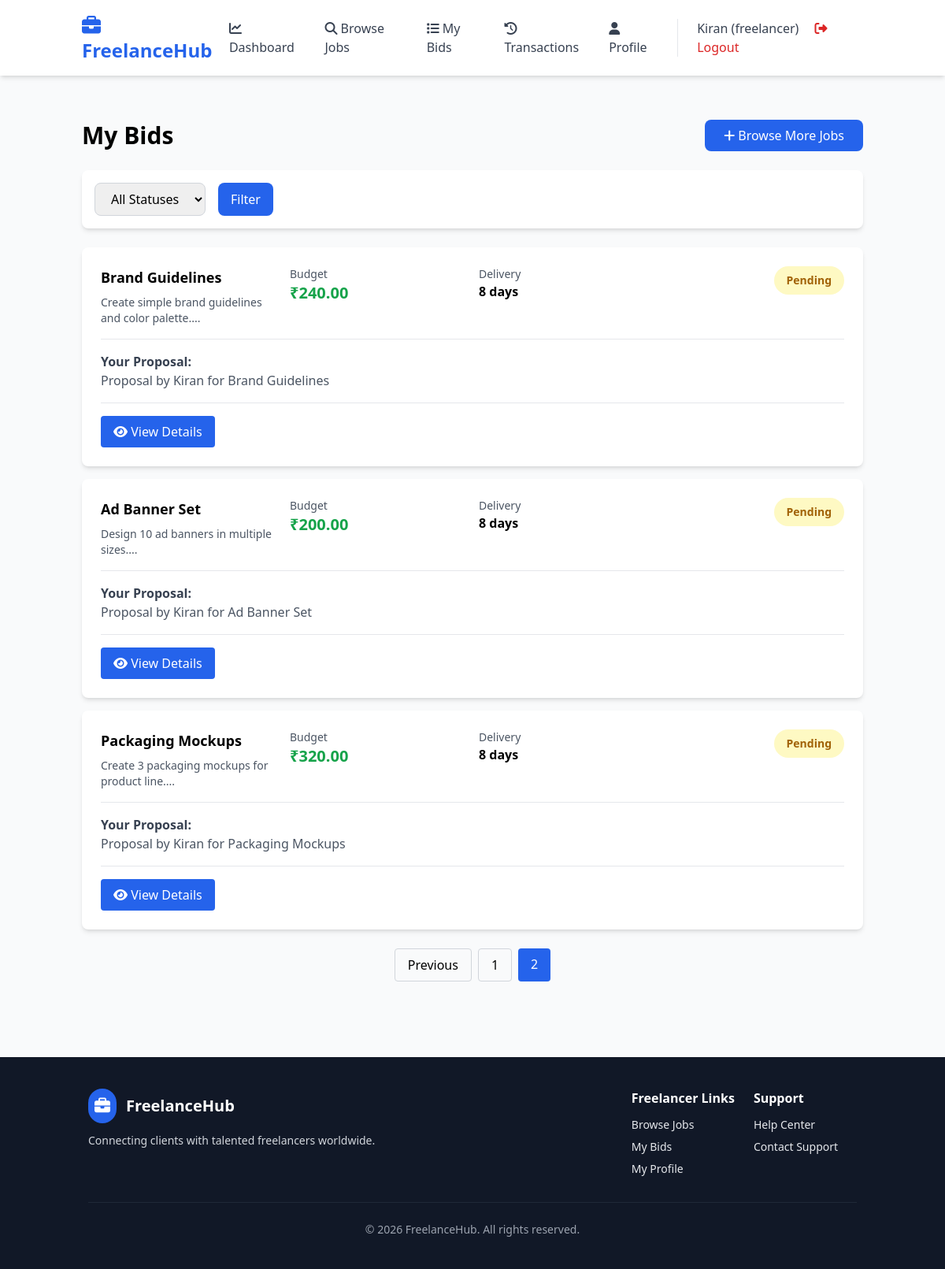
The app's page /my-bids?page=2&status= (signed in), older data.
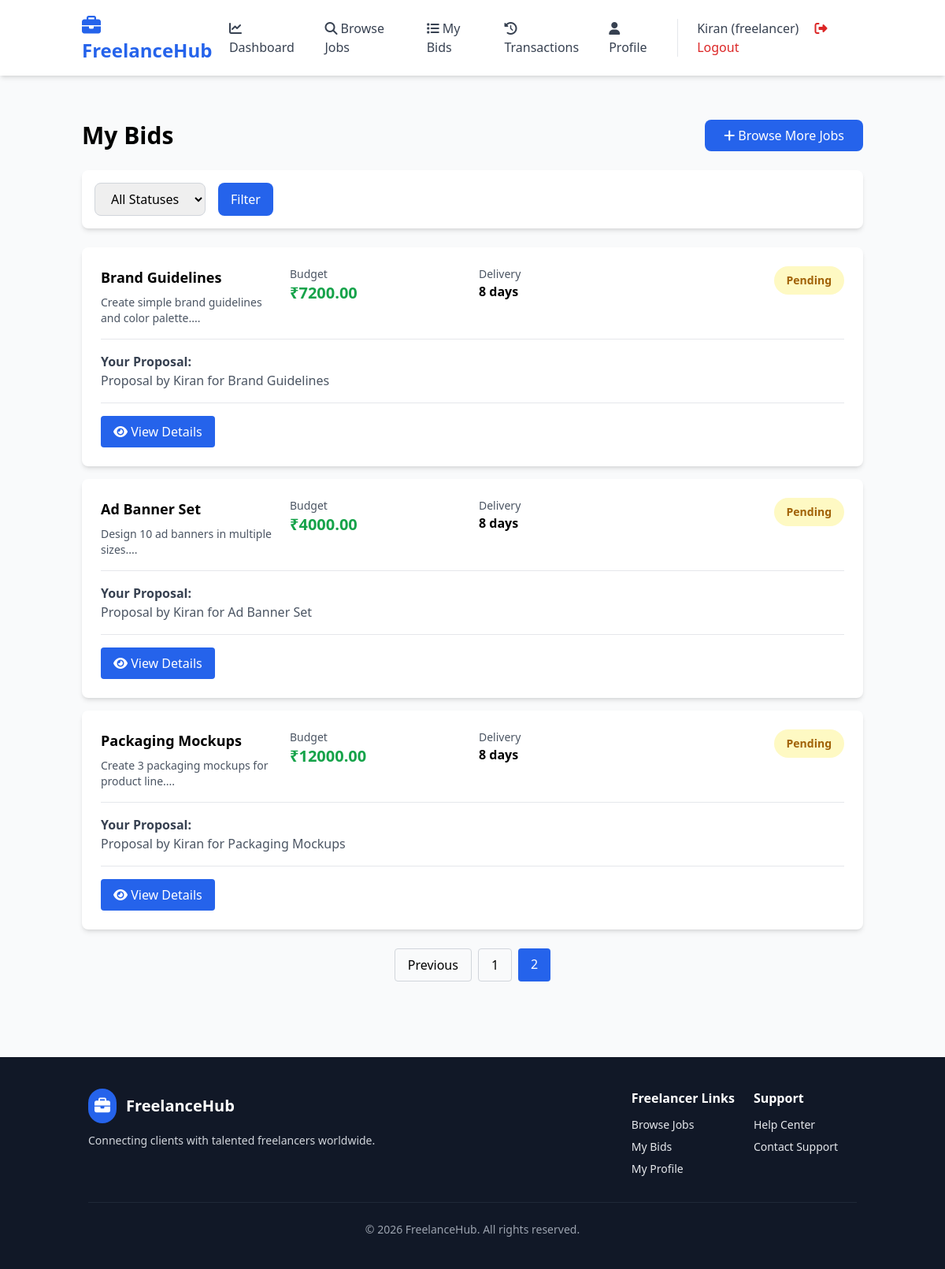
The same page, newer data.
### models.py (models this page shows, shortened)
class Bid(db.Model):
    __tablename__ = 'bids'
    id = db.Column(db.Integer, primary_key=True)
    job_id = db.Column(db.Integer, db.ForeignKey('jobs.id'), nullable=False, index=True)
    freelancer_id = db.Column(db.Integer, db.ForeignKey('users.id'), nullable=False, index=True)
    amount = db.Column(db.Float, nullable=False)
    proposal = db.Column(db.Text, nullable=False)
    delivery_days = db.Column(db.Integer)
    status = db.Column(db.String(20), default='pending')  # pending, accepted, rejected
    created_at = db.Column(db.DateTime, default=datetime.utcnow)

class Job(db.Model):
    __tablename__ = 'jobs'
    id = db.Column(db.Integer, primary_key=True)
    client_id = db.Column(db.Integer, db.ForeignKey('users.id'), nullable=False, index=True)
    title = db.Column(db.String(200), nullable=False)
    description = db.Column(db.Text, nullable=False)
    budget = db.Column(db.Float, nullable=False)
    category = db.Column(db.String(50), nullable=False)  # web, mobile, design, writing, etc
    deadline = db.Column(db.DateTime, nullable=False)
    status = db.Column(db.String(20), default='open')  # open, in_progress, completed, cancelled
    accepted_bid_id = db.Column(db.Integer, db.ForeignKey('bids.id'), nullable=True)
    created_at = db.Column(db.DateTime, default=datetime.utcnow)
    updated_at = db.Column(db.DateTime, default=datetime.utcnow, onupdate=datetime.utcnow)
    bids = db.relationship('Bid', backref='job', foreign_keys='Bid.job_id', cascade='all, delete-orphan')
    accepted_bid = db.relationship('Bid', uselist=False, foreign_keys='Job.accepted_bid_id')
    payment = db.relationship('Payment', uselist=False, backref='job', cascade='all, delete-orphan')
    work_submission = db.relationship('WorkSubmission', uselist=False, backref='job', cascade='all, delete-orphan')
    reviews = db.relationship('Review', backref='job', cascade='all, delete-orphan')

### app.py (the view)
    @app.route('/my-bids')
    @freelancer_required
    def my_bids():
        page = request.args.get('page', 1, type=int)
        status = request.args.get('status', '')
        query = Bid.query.filter_by(freelancer_id=current_user.id)
        if status:
            query = query.filter_by(status=status)
        pagination = query.order_by(Bid.created_at.desc()).paginate(page=page, per_page=10)
        bids = pagination.items
        return render_template('my-bids.html', bids=bids, pagination=pagination, status=status)

### models.py (called while the page is built)
    def is_freelancer(self):
        return self.role == 'freelancer'

### templates/my-bids.html (shortened to what the changed rows need)
{% extends "base.html" %}
{% block content %}
<div class="space-y-6">
    <div class="flex justify-between items-center">
        <h1 class="text-3xl font-bold">My Bids</h1>
    </div>
    {% if bids %}
        <div class="space-y-4">
            {% for bid in bids %}
                <div class="bg-white rounded-lg shadow-md p-6">
                    <div class="grid md:grid-cols-4 gap-4 items-start">
                        <div>
                            <h3 class="font-bold text-lg mb-2">{{ bid.job.title }}</h3>
                            <p class="text-sm text-gray-600">{{ bid.job.description[:100] }}...</p>
                        </div>
                        <div>
                            <p class="text-gray-600 text-sm">Budget</p>
                            <p class="text-xl font-bold text-green-600">₹{{ "%.2f"|format(bid.amount) }}</p>
                        </div>
                        <div>
                            <p class="text-gray-600 text-sm">Delivery</p>
                            <p class="font-semibold">{{ bid.delivery_days }} days</p>
                        </div>
                        <div class="text-right">
                            <span class="inline-block px-4 py-2 rounded-full text-sm font-bold
                                {% if bid.status == 'accepted' %}bg-green-100 text-green-700
                                {% elif bid.status == 'rejected' %}bg-red-100 text-red-700
                                {% else %}bg-yellow-100 text-yellow-700{% endif %}">
                                {{ bid.status|capitalize }}
                            </span>
                        </div>
                    </div>
                    {% if bid.proposal %}
                        <div class="mt-4 pt-4 border-t">
                            <p class="text-gray-700"><strong>Your Proposal:</strong></p>
                            <p class="text-gray-600">{{ bid.proposal }}</p>
                        </div>
                    {% endif %}
                    {% if bid.status == 'pending' %}
                        <div class="mt-4 pt-4 border-t flex gap-2">
                            <a href="{{ url_for('bid_details', bid_id=bid.id) }}" class="bg-blue-600 text-white px-4 py-2 rounded hover:bg-blue-700">
                                <i class="fas fa-eye"></i> View Details
                            </a>
                        </div>
                    {% endif %}
                </div>
            {% endfor %}
        </div>
    {% endif %}
</div>
{% endblock %}

Row changes from the older to the newer data that the page shows:
changed Bid "Proposal by Kiran for Brand Guidelines": amount "240.00" → "7200.00"
changed Bid "Proposal by Kiran for Ad Banner Set": amount "200.00" → "4000.00"
changed Bid "Proposal by Kiran for Packaging Mockups": amount "320.00" → "12000.00"
